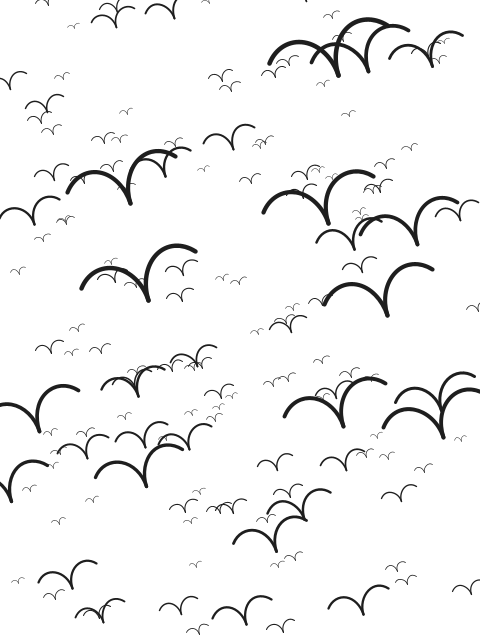
Frame 1 (no input)
Frame 2 (the mouse pressed at the canvas centre, redrawn once): identical to frame 1, image omitted

The Processing sketch that drew this single still picture (run headless with seeded random() and noise(); the mouse was pressed at the canvas centre and the sketch redrawn once):

// Processing sketch: birds_the
// ── birds_the.pde
// Manuale di Programmazione Cinematografica - Volume 4
// Daniele Olmisani, 2016

// The birds


final color PAPER = color(255);
final color INK = color(30);

final int COUNT = 150;
final float DELTA = 0.8;


void setup() {
  size(480, 640);
  noLoop();
}


void draw() {
  
  randomSeed(100);
  
  float s = min(width, height) / 4.8;

  background(PAPER);
  noFill();
  stroke(INK);
  strokeWeight(0.05*s);
  
  for (int i=0; i<COUNT; i++) {
    resetMatrix();
    translate(random(width), random(height));
    scale(1 / (random(10)+1));
    rotate(-0.1*PI);
    arc(-0.4*s, 0, 0.8*s, s, -PI+DELTA, 0);
    arc( 0.4*s, 0, 0.8*s, s, -PI, -DELTA);
  }
  
  save("the-birds.png");
}
